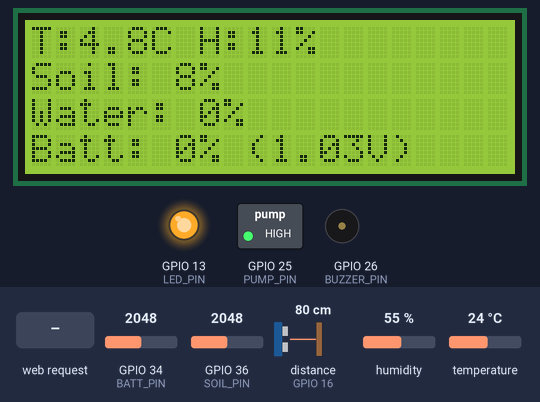
Bench run of a sketch on a simulated ESP32. Parts: 20×4 character LCD, switched loads named in the sketch (green lamp = pin HIGH), output pins drawn as LEDs (lit = HIGH), buzzer (waves = sounding). Wiring (inferred from the names in the program): ultrasonic range finder: trigger GPIO 17; echo GPIO 16. Dashed ring = blinking. The test bench sets the inputs (shaded band); at power-on: distance to the obstacle (sensor on GPIO 16) 80 cm, GPIO 36 (SOIL_PIN) = 2048, humidity 55 %, GPIO 34 (BATT_PIN) = 2048, temperature 24 °C. The echo pulse lasts 58.3 µs per cm; WiFi joins after 1.5 s; servers stay silent unless stated; EEPROM starts erased; not simulated (calls return 0 or success): secrets.h; pins used as bus, display or sensor lines are not drawn; what the sketch prints to the serial monitor is not drawn.

Above: at 7.8 s.
7.9 s: HTTP request GET /togglepump received
At 8.9 s:
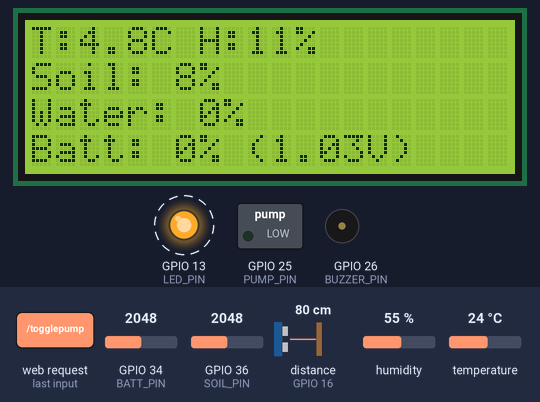
10.0 s: distance to the obstacle (sensor on GPIO 16) set to 2 cm
At 13.35 s:
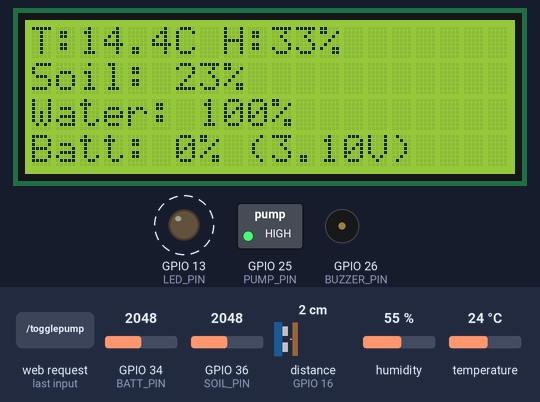
14.2 s: GPIO 36 (SOIL_PIN) set to 740
At 16.1 s:
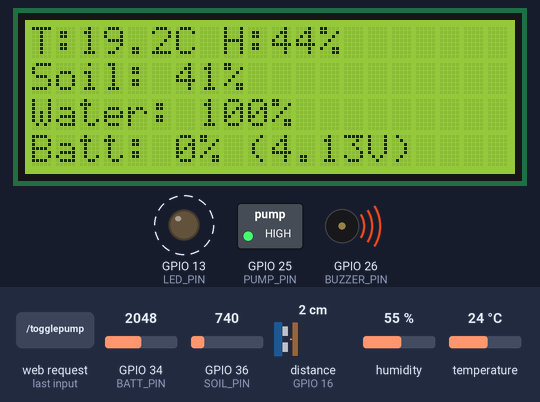
17.2 s: GPIO 36 (SOIL_PIN) set to 630
At 21.8 s:
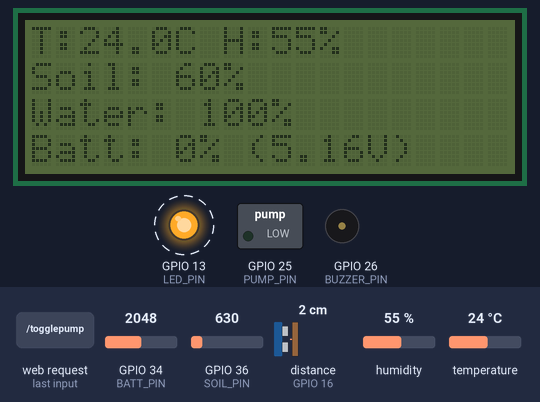
23.1 s: humidity set to 22 %
At 25.35 s:
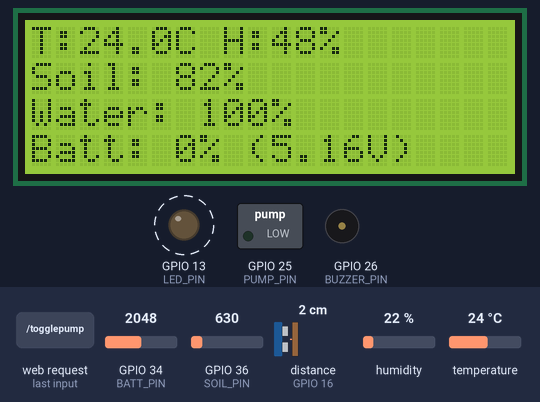
26.2 s: GPIO 34 (BATT_PIN) set to 2866
At 28.1 s:
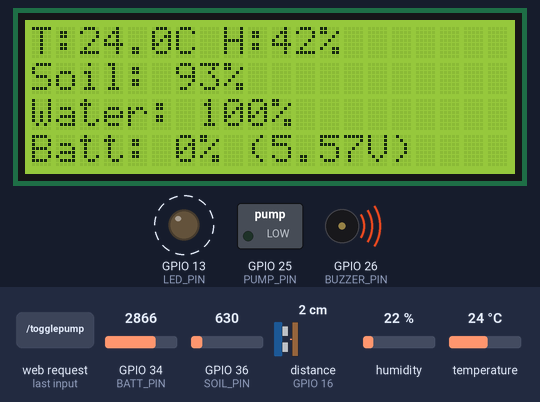
Timing chart, 0 to 30.2 s (numbered marks = the images above; inputs shaded):
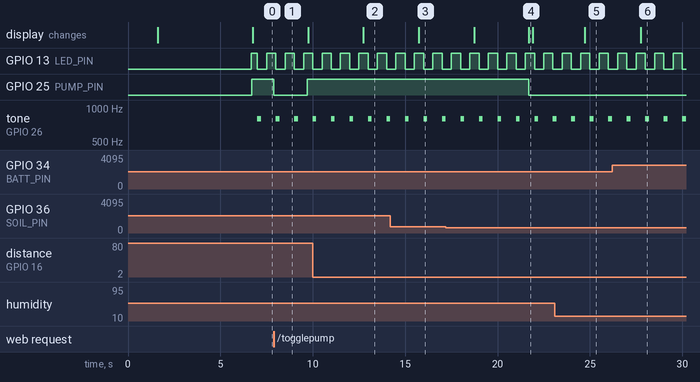

Measured:
- the behaviour switches between 701 and 700 on GPIO 36 (SOIL_PIN) (found by bisection; images 3 and 4)
- after the input at 7.9 s, GPIO 25 (PUMP_PIN): HIGH → LOW at once, → HIGH 1.8 s later
- after the input at 10.0 s, the display: changes after 2.7 s (image 2)
- after the input at 14.2 s, the display: changes after 1.5 s (image 3)
- after the input at 17.2 s, GPIO 25 (PUMP_PIN): HIGH → LOW after 4.5 s
- after the input at 23.1 s, the display: changes after 1.6 s (image 5)
- after the input at 26.2 s, the display: changes after 1.5 s (image 6)
- by itself, GPIO 13 (LED_PIN): alternates HIGH for 0.50 s and LOW for 0.50 s

The sketch:

smart_garden_esp32.ino
```cpp
#include <WiFi.h>
#include <WebServer.h>
#include <Wire.h>
#include <LiquidCrystal_I2C.h>
#include "DHT.h"
#include <Preferences.h>
#include "secrets.h"

// ===== WiFi =====
// ssid and password are now defined in secrets.h (not uploaded to GitHub)

// ===== Pins =====
#define DHTPIN 4
#define DHTTYPE DHT11
#define SOIL_PIN 36
#define TRIG_PIN 17
#define ECHO_PIN 16
#define PUMP_PIN 25
#define LED_PIN 13
#define BUZZER_PIN 26
#define BATT_PIN 34

// ===== Peripherals =====
DHT dht(DHTPIN, DHTTYPE);
LiquidCrystal_I2C lcd(0x27, 20, 4);
WebServer server(80);
Preferences preferences;

// ===== System vars =====
bool pumpState = false;
bool autoMode = true;
bool buzzerEnabled = true;
int moistureThreshold = 30;
unsigned long pumpStartTime = 0;
unsigned long pumpDuration = 0;
unsigned long lastUpdate = 0;
const unsigned long updateInterval = 3000;

float temperature = 0, humidity = 0;
float soilPercent = 0;
float distance = 0;
float batteryVoltage = 0, batteryPercent = 0;
float waterLevelPercent = 0;

#define AVG_WINDOW 5
float tempSamples[AVG_WINDOW] = {0};
float humSamples[AVG_WINDOW] = {0};
float soilSamples[AVG_WINDOW] = {0};
float battSamples[AVG_WINDOW] = {0};
int sampleIndex = 0;

String currentAlert = ""; // current alert type: "battery", "water" or ""

bool lastPumpState = false; // tracks pump stop to refresh the LCD

// ===== HTML page =====
const char index_html[] PROGMEM = R"rawliteral(
<!DOCTYPE html>
<html lang="ar">
<head>
<meta charset="utf-8">
<title>🌿 لوحة التحكم بالزراعة الذكية</title>
<style>
body { font-family: "Segoe UI", sans-serif; background: linear-gradient(135deg,#d9f7f5,#c6e7ff); text-align:center; color:#222; margin:0; }
h2 { color:#005a5c; margin-top:20px; }
.container { display:flex; flex-wrap:wrap; justify-content:center; gap:15px; margin-top:20px; }
.card { background:white; border-radius:15px; box-shadow:0 4px 10px rgba(0,0,0,0.2); width:220px; padding:15px; }
.card h3 { color:#007a7c; margin-bottom:5px; }
.value { font-size:1.5em; margin:5px 0; }
button { padding:10px 25px; border:none; border-radius:10px; font-size:1em; cursor:pointer; }
.on { background:#0c9e2d; color:white; } .off { background:#c62828; color:white; }
input[type="number"] { width:60px; padding:5px; font-size:1em; border-radius:8px; border:1px solid #ccc; }
.footer { margin-top:25px; font-size:0.9em; color:#444; }
.small { font-size:0.9em; color:#666; margin-top:8px; }
.alert { font-weight:bold; color:#c62828; margin-top:5px; }
</style>
<script>
function refreshData(){
  fetch('/data').then(res=>res.json()).then(data=>{
    document.getElementById('temp').innerText = data.temp + ' °C';
    document.getElementById('hum').innerText = data.hum + ' %';
    document.getElementById('soil').innerText = data.soil + ' %';
    document.getElementById('water').innerText = data.water + ' %';
    document.getElementById('batt').innerText = data.batt + '% (' + data.volt + 'V)';
    document.getElementById('auto').innerText = data.auto ? "مفعل" : "متوقف";
    document.getElementById('moistureVal').value = data.moisture;
    document.getElementById('buzzer').innerText = data.buzzer ? "مفعل" : "متوقف";
    document.getElementById('pump').innerText = data.pump ? "مشتغلة" : "متوقفة";
    let alertText = data.alert == "battery" ? "🔋 بطارية منخفضة!" : data.alert == "water" ? "💧 مستوى الماء منخفض!" : "";
    document.getElementById('alert').innerText = alertText;
    setTimeout(refreshData, 1000);
  }).catch(()=> setTimeout(refreshData, 2000));
}
function toggleAuto(){ fetch('/setauto');}
function setMoisture(){ let val = document.getElementById('moistureVal').value; fetch('/setmoisture?value=' + val);}
function runPump(){ fetch('/togglepump'); }
function toggleBuzzer(){ fetch('/buzzer');}
function resetDefaults(){ if(confirm('هل تريد إعادة الإعدادات إلى القيم الافتراضية؟')) { fetch('/resetdefaults'); }}
window.onload = refreshData;
</script>
</head>
<body>
<h2>🌱 نظام الزراعة الذكي - ESP32</h2>
<div class="container">
<div class="card"><h3>الحرارة</h3><div id="temp" class="value">--</div></div>
<div class="card"><h3>الرطوبة</h3><div id="hum" class="value">--</div></div>
<div class="card"><h3>رطوبة التربة</h3><div id="soil" class="value">--</div></div>
<div class="card"><h3>مستوى الماء</h3><div id="water" class="value">--</div></div>
<div class="card"><h3>البطارية</h3><div id='batt' class='value'>--</div></div>
<div class="card"><h3>المضخة اليدوية</h3>
<div id="pump" class="value">--</div>
<button class="on" onclick="runPump()">تشغيل/إيقاف</button></div>
<div class="card"><h3>الوضع التلقائي</h3><div class="value" id="auto">--</div>
<button class="on" onclick="toggleAuto()">تبديل</button></div>
<div class="card"><h3>الحد الأدنى للرطوبة</h3>
<input type="number" id="moistureVal" value="30"><br><br>
<button class="on" onclick="setMoisture()">تحديث</button></div>
<div class="card"><h3>التنبيهات الصوتية</h3><div id="buzzer" class="value">--</div>
<button class="off" onclick="toggleBuzzer()">تبديل</button>
<div id="alert" class="alert"></div>
</div>
<div class="card">
  <h3>إعدادات</h3>
  <button class="off" onclick="resetDefaults()">إعادة الإعدادات الافتراضية</button>
  <div class="small">بعد الضغط سيتم حفظ القيم الافتراضية واسترجاعها</div>
</div>
</div>
<div class="footer">© 2025 Smart Garden | ESP32</div>
</body>
</html>
)rawliteral";

// ===== Utility functions =====
float average(float arr[], int size){
  float sum=0; for(int i=0;i<size;i++) sum+=arr[i]; return sum/size;
}
float readSoil(){ int val=analogRead(SOIL_PIN); val=constrain(val,500,3000); return map(val,3000,500,0,100);}
float readDistance(){ digitalWrite(TRIG_PIN,LOW); delayMicroseconds(2); digitalWrite(TRIG_PIN,HIGH); delayMicroseconds(10); digitalWrite(TRIG_PIN,LOW); long duration=pulseInLong(ECHO_PIN,HIGH,30000); float dist=duration*0.034/2; if(dist==0||dist>450) dist=450; return dist;}
float distanceToPercent(float d) {
  float emptyLevel = 40.0; // distance when tank is empty (cm)
  float fullLevel  = 15.0; // distance when tank is full (cm)
  float percent = map(d, emptyLevel, fullLevel, 0, 100);
  return constrain(percent, 0, 100);
}
float readBattery(){ int raw=analogRead(BATT_PIN); float voltage=(raw/4095.0)*3.3; voltage=voltage*((100.0+47.0)/47.0); return voltage;}
float voltageToPercent(float v){ if(v>=8.4) return 100; else if(v<=6.4) return 0; else return (v-6.4)*50;}
void updateLCD(){
  lcd.setCursor(0,0); lcd.print("T:"); lcd.print(temperature,1); lcd.print("C H:"); lcd.print(humidity,0); lcd.print("%   ");
  lcd.setCursor(0,1); lcd.print("Soil: "); lcd.print(soilPercent,0); lcd.print("%   ");
  lcd.setCursor(0,2); lcd.print("Water: "); lcd.print(waterLevelPercent,0); lcd.print("%   ");
  lcd.setCursor(0,3); lcd.print("Batt: "); lcd.print(batteryPercent,0); lcd.print("% ("); lcd.print(batteryVoltage,2); lcd.print("V)   ");
}

// ===== Alarms =====
void handleAlarms(){
  if(!buzzerEnabled){ digitalWrite(LED_PIN,LOW); noTone(BUZZER_PIN); currentAlert=""; return; }
  unsigned long t=millis();
  if(batteryPercent<25){ currentAlert="battery"; digitalWrite(LED_PIN,(t/500)%2); if((t%1000)<200) tone(BUZZER_PIN,800); else noTone(BUZZER_PIN);}
  else if(waterLevelPercent<25){ currentAlert="water"; digitalWrite(LED_PIN,(t/150)%2); if((t%600)<100) tone(BUZZER_PIN,1200); else noTone(BUZZER_PIN);}
  else{ digitalWrite(LED_PIN,LOW); noTone(BUZZER_PIN); currentAlert="";}
}

// ===== Pump control =====
void autoPumpControl(){
  if(!autoMode) return;
  if(soilPercent<moistureThreshold && !pumpState){ pumpState=true; digitalWrite(PUMP_PIN,HIGH); pumpStartTime=millis();}
  else if(soilPercent>=70 && pumpState){ pumpState=false; digitalWrite(PUMP_PIN,LOW);}
}
void manualPumpControl(unsigned long durationMs){ pumpState=true; digitalWrite(PUMP_PIN,HIGH); pumpStartTime=millis(); pumpDuration=durationMs;}
void togglePump(){ pumpState=!pumpState; digitalWrite(PUMP_PIN,pumpState?HIGH:LOW); pumpDuration=0; }

// ===== Web handlers =====
void handleData(){
  String json="{";
  json += "\"temp\":"+String(temperature,1)+",";
  json += "\"hum\":"+String(humidity,0)+",";
  json += "\"soil\":"+String(soilPercent,0)+",";
  json += "\"water\":"+String(waterLevelPercent,0)+",";
  json += "\"batt\":"+String(batteryPercent,0)+",";
  json += "\"volt\":"+String(batteryVoltage,2)+",";
  json += "\"auto\":" + String(autoMode?"true":"false") + ",";
  json += "\"moisture\":"+String(moistureThreshold)+",";
  json += "\"buzzer\":" + String(buzzerEnabled?"true":"false") + ",";
  json += "\"alert\":\""+currentAlert+"\",";
  json += "\"pump\":" + String(pumpState?"true":"false");
  json += "}";
  server.send(200,"application/json",json);
}
void handleSetAuto(){ autoMode=!autoMode; preferences.putBool("autoMode",autoMode); server.send(200,"text/plain","Auto mode toggled");}
void handleSetMoisture(){ moistureThreshold=server.arg("value").toInt(); preferences.putInt("moisture",moistureThreshold); server.send(200,"text/plain","Moisture threshold updated");}
void handleManualPump(){ unsigned long duration=server.arg("duration").toInt()*1000; manualPumpControl(duration); server.send(200,"text/plain","Manual pump activated");}
void handleBuzzerToggle(){ buzzerEnabled=!buzzerEnabled; preferences.putBool("buzzer",buzzerEnabled); server.send(200,"text/plain","Buzzer toggled");}
void handleResetDefaults(){ preferences.clear(); autoMode=true; moistureThreshold=30; buzzerEnabled=true; server.send(200,"text/plain","Settings reset");}
void handleTogglePump(){ togglePump(); server.send(200,"text/plain","Pump toggled");}
void handleRoot(){ server.send(200,"text/html",index_html);}

// ===== Setup =====
void setup(){
  Serial.begin(115200);
  pinMode(TRIG_PIN,OUTPUT); pinMode(ECHO_PIN,INPUT);
  pinMode(PUMP_PIN,OUTPUT); pinMode(LED_PIN,OUTPUT); pinMode(BUZZER_PIN,OUTPUT);
  digitalWrite(PUMP_PIN,LOW); digitalWrite(LED_PIN,LOW); noTone(BUZZER_PIN);

  dht.begin();
  lcd.init(); lcd.backlight();

  // load saved settings
  preferences.begin("smartgarden", false);
  autoMode = preferences.getBool("autoMode", true);
  moistureThreshold = preferences.getInt("moisture", 30);
  buzzerEnabled = preferences.getBool("buzzer", true);

  // connect to WiFi and show IP for 5 seconds
  lcd.setCursor(0,0); lcd.print("Connecting WiFi...");
  WiFi.begin(ssid,password);
  while(WiFi.status()!=WL_CONNECTED){ delay(500); Serial.print("."); }
  lcd.clear(); lcd.print("WiFi Connected"); lcd.setCursor(0,1); lcd.print(WiFi.localIP());
  delay(5000);
  lcd.clear(); updateLCD();

  // Web server
  server.on("/",handleRoot);
  server.on("/data",handleData);
  server.on("/setauto",handleSetAuto);
  server.on("/setmoisture",handleSetMoisture);
  server.on("/manualpump",handleManualPump);
  server.on("/buzzer",handleBuzzerToggle);
  server.on("/resetdefaults",handleResetDefaults);
  server.on("/togglepump",handleTogglePump);
  server.begin();
}

// ===== Loop =====
void loop(){
  server.handleClient();

  // continuously update LED and buzzer alerts
  handleAlarms();

  // update sensor readings every few seconds
  if(millis()-lastUpdate>=updateInterval){
    lastUpdate=millis();
    tempSamples[sampleIndex]=dht.readTemperature();
    humSamples[sampleIndex]=dht.readHumidity();
    soilSamples[sampleIndex]=readSoil();
    battSamples[sampleIndex]=readBattery();
    distance=readDistance();
    sampleIndex=(sampleIndex+1)%AVG_WINDOW;

    temperature=average(tempSamples,AVG_WINDOW);
    humidity=average(humSamples,AVG_WINDOW);
    soilPercent=average(soilSamples,AVG_WINDOW);
    batteryVoltage=average(battSamples,AVG_WINDOW);
    batteryPercent=voltageToPercent(batteryVoltage);
    waterLevelPercent=distanceToPercent(distance);

    autoPumpControl();
    if(pumpState && pumpDuration>0 && millis()-pumpStartTime>=pumpDuration){ pumpState=false; digitalWrite(PUMP_PIN,LOW); pumpDuration=0;}

    // refresh the LCD when the pump stops
    if(lastPumpState && !pumpState){
      lcd.noBacklight();
      delay(100);
      lcd.init();
      lcd.backlight();
      updateLCD();
    }
    lastPumpState = pumpState;

    updateLCD();
  }
}
```
